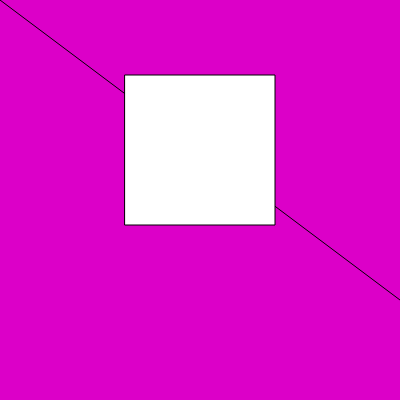
Frame 1 (no input)
Frame 60 (no input): identical to frame 1, image omitted
Frame 120 (the mouse pressed at the canvas centre since frame 60): identical to frame 1, image omitted

The p5.js sketch that drew this single still picture (run headless with seeded random() and noise() and a simulated clock; from frame 60 on, the mouse is pressed at the canvas centre):

// p5.js sketch
// ── sketch.js
function setup() {
createCanvas(400, 400);
}

function draw() {
background(220,0,200);
  line(0,0,400,300);
  rectMode(CENTER);
rect(200,150,150,150);


}
